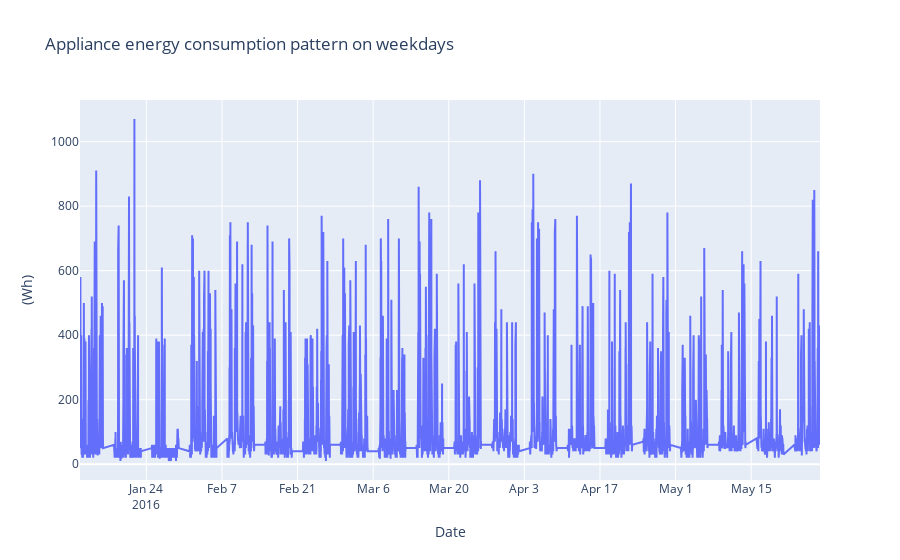

Notebook code cell kept with this figure:
### Code cell
# Find rows with weekday 
temp_weekday =  dataset[dataset['WEEKDAY'] == 0]
# To understand the timeseries variation of the applaince energy consumption
visData = go.Scatter( x= temp_weekday.date  ,  mode = "lines", y = temp_weekday.Appliances )
layout = go.Layout(title = 'Appliance energy consumption pattern on weekdays' , xaxis=dict(title='Date'), yaxis=dict(title='(Wh)'))
fig = go.Figure(data=[visData],layout=layout)

iplot(fig)

### Figure 1 — Plotly figure (JSON) as saved in the notebook; plotly's stock layout.template omitted (floating-point values rounded to 4 significant figures; data arrays with more than 128 entries replaced by an {"elided": "..."} marker saying what was removed)
{"data": [{"mode": "lines", "type": "scatter", "x": {"elided": "14263 str values"}, "y": {"elided": "14263 int values"}}], "layout": {"title": {"text": "Appliance energy consumption pattern on weekdays"}, "xaxis": {"title": {"text": "Date"}}, "yaxis": {"title": {"text": "(Wh)"}}}}
